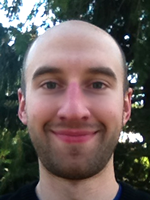
%> input picture a1/image1.png, 150 x 200 px
$ octave q1_4.m   (GNU Octave 9; MATLAB toolbox functions it lacks are replaced by stand-ins)
%> lines starting %> are read from the running program, lines starting %| are printed output that depends on the picture
### a1/q1_3.m
function c = q1_3( image, kernel )
%CONVOLVE  a convolution function that takes in as input an arbitrary image and kernel

    [kernelh,kernelw] = size(kernel);
    kkw = (kernelw-1)/2; %(kw-mod(kw,2))/2;
    kkh = (kernelh-1)/2; %(kh-mod(kh,2))/2;
    image = padarray(image,[kkh,kkw]);
    [ih,iw] = size(image);
    result = zeros(ih,iw);

    for icol = kkw+1:iw-kkw
        for irow = kkh+1:ih-kkh
            total = 0;
            for kcol = -kkw:kkw
                for krow = -kkh:kkh
                    % [5 lines of commented-out code are left out]
                    u = krow+kkh+1;
                    v = kcol+kkw+1;
                    total = total + kernel(u,v) * image(irow-krow, icol-kcol);
                end
            end
            result(irow,icol) = total;
        end
    end
    c = result(kkh+1:ih-kkh,kkw+1:iw-kkw);
end

### a1/q1_4.m
width = 13;
sigma = 2;
kernel1 = fspecial('gaussian', width, sigma);
im1 = rgb2gray(im2double(imread('image1.png')));
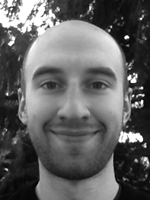
%> im1: size 200x150 double; min 0.00179, max 1, mean 0.389
res_q1_4a = q1_3(im1,kernel1);
%> in q1_3, `image = padarray(image,[kkh,kkw]);`:
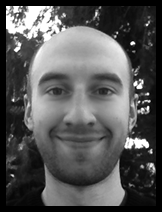
%> image: size 212x162 double; min 0, max 1, mean 0.34
%> after the loop in q1_3, `for icol = kkw+1:iw-kkw`:
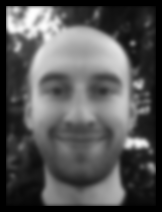
%> result: size 212x162 double; min 0, max 0.998, mean 0.336
%> in q1_3, `c = result(kkh+1:ih-kkh,kkw+1:iw-kkw);`:
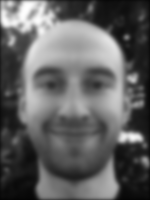
%> c: size 200x150 double; min 0.0188, max 0.998, mean 0.384
% printMatrix(res_q1_4a);
% fprintf('\n');
res_q1_4b = imfilter(im1, kernel1, 'conv');
% printMatrix(abs(res_q1_4a - res_q1_4b));
diffImage = abs(res_q1_4a - res_q1_4b);
%> diffImage: size 200x150 double; every value is 0
imshow(diffImage,[0,1]);
